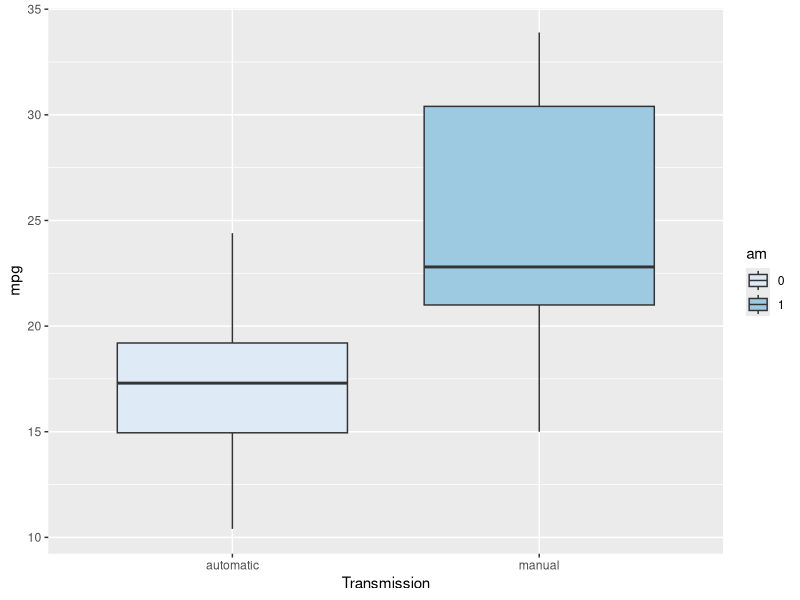
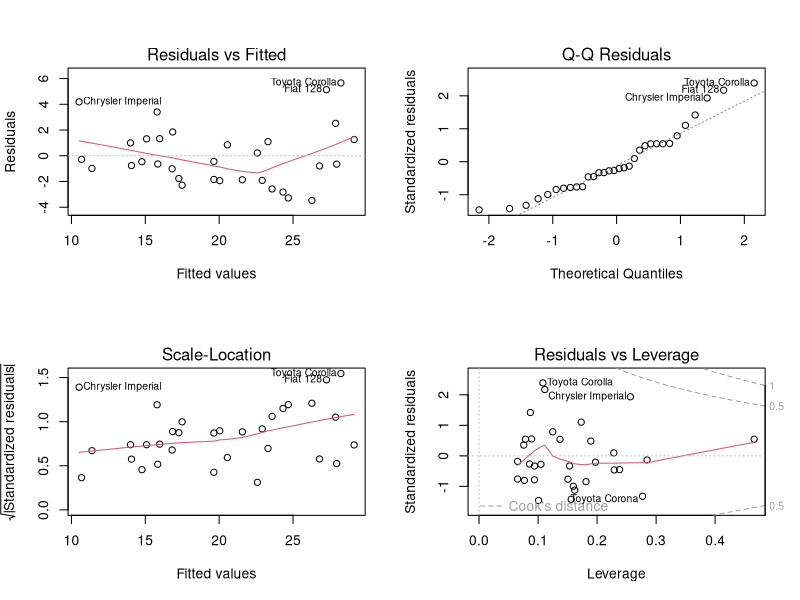

Source code (R) for these figures, in order:
## ---- chunk 1
knitr::opts_chunk$set(echo = TRUE,tidy.opts = list(width.cutoff = 60), tidy = TRUE)
## ---- chunk 2
data <- mtcars
names(data)
## ---- chunk 3
summary(lm(mpg~am+hp+wt+cyl,data))$coef[2,]
confint(lm(mpg~am+hp+wt+cyl,data))[2,]
## ---- chunk 4
library(ggplot2)

data$am <- as.factor(data$am)

g <- ggplot(data=data,aes(y=mpg,x=am,fill=am))
g + geom_boxplot() + scale_fill_brewer(palette='Blues') + scale_x_discrete(name='Transmission',labels=c('0'='automatic','1'='manual'))
## ---- chunk 5
mdltrans <- lm(mpg~am,data)
summary(mdltrans)$coef
## ---- chunk 6
mdl <- lm(mpg~am+cyl+hp+wt,data)
summary(mdl)$coef
## ---- chunk 7
mdl0 <- lm(mpg~am+cyl,data)
mdl1 <- lm(mpg~am+cyl+hp,data)
mdl2 <- lm(mpg~am+cyl+hp+wt,data)
mdl3 <- lm(mpg~am+cyl+hp+wt+qsec,data)
mdl4 <- lm(mpg~am+cyl+hp+wt+qsec+drat,data)
mdl5 <- lm(mpg~am+cyl+hp+wt+qsec+drat+disp,data)
mdl6 <- lm(mpg~am+cyl+hp+wt+qsec+drat+disp+vs,data)
mdl7 <- lm(mpg~am+cyl+hp+wt+qsec+drat+disp+vs+gear,data)
mdl8 <- lm(mpg~am+cyl+hp+wt+qsec+drat+disp+vs+gear+carb,data)

anova(mdltrans,mdl0,mdl1,mdl2,mdl3,mdl4,mdl5,mdl6,mdl7,mdl8)
## ---- chunk 8
confint(mdl2)
## ---- chunk 9
par(mfrow=c(2,2))
plot(mdl2)
## ---- chunk 10
 data$car <- rownames(data)
data1 <- data[!(data$car %in% c('Toyota Corolla','Toyota Corona','Chrysler Imperial','Fiat 128')),]
mdlnew <- lm(mpg~am+cyl+hp+wt,data1)
confint(mdlnew)

